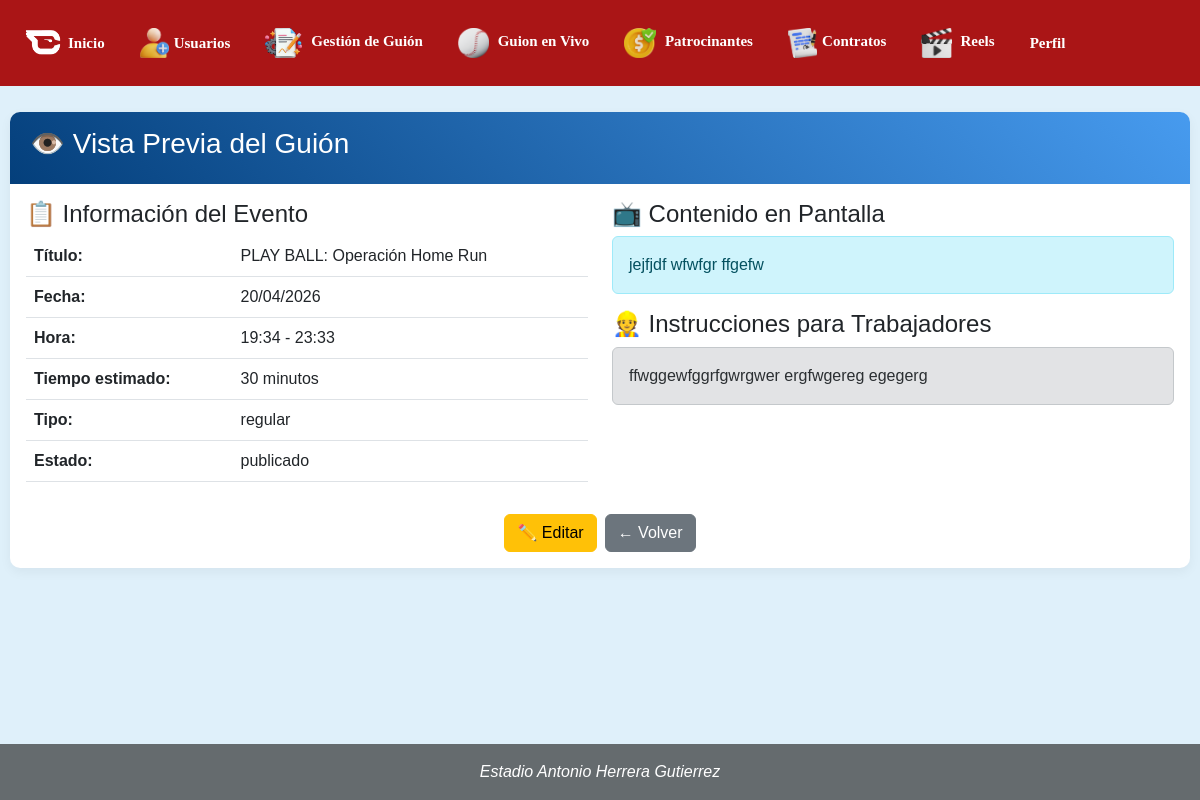
Page /guiones/previsualizar/1 on the committed database.
### app/models/guion_model.py (models this page shows, shortened)
class Guion(db.Model):
    __tablename__ = 'guiones'
    id = db.Column(db.Integer, primary_key=True)
    titulo = db.Column(db.String(200), nullable=False)
    descripcion = db.Column(db.Text)
    fecha_evento = db.Column(db.Date, nullable=False)
    hora_inicio = db.Column(db.Time, nullable=False)
    hora_fin = db.Column(db.Time, nullable=False)
    tiempo_estimado = db.Column(db.Integer, default=30)
    tipo_evento = db.Column(db.String(50), default='regular')
    salida = db.Column(db.Text)  # Lo que se muestra en pantalla
    instrucciones = db.Column(db.Text)  # Instrucciones para trabajadores
    estado = db.Column(db.String(20), default='borrador')
    hash_unico = db.Column(db.String(64), unique=True)
    creado_en = db.Column(db.DateTime, default=datetime.utcnow)
    publicado_en = db.Column(db.DateTime)
    modificado_en = db.Column(db.DateTime, default=datetime.utcnow, onupdate=datetime.utcnow)

### app/controllers/guion_controller.py (the view)
@bp.route('/previsualizar/<int:id>')
def previsualizar(id):
    guion = Guion.query.get_or_404(id)
    return render_template('guion/previsualizar.html', guion=guion)

### app/templates/guion/previsualizar.html (shortened to what this page needs)
{% extends "base.html" %}
{% block content %}
<div class="card">
    <div class="card-header bg-info text-white">
        <h3>👁️ Vista Previa del Guión</h3>
    </div>
    <div class="card-body">
        <div class="row">
            <div class="col-md-6">
                <h4>📋 Información del Evento</h4>
                <table class="table">
                    <tr><th>Título:</th><td>{{ guion.titulo }}</td></tr>
                    <tr><th>Fecha:</th><td>{{ guion.fecha_evento.strftime('%d/%m/%Y') }}</td></tr>
                    <tr><th>Hora:</th><td>{{ guion.hora_inicio.strftime('%H:%M') }} - {{ guion.hora_fin.strftime('%H:%M') }}</td></tr>
                    <tr><th>Tiempo estimado:</th><td>{{ guion.tiempo_estimado }} minutos</td></tr>
                    <tr><th>Tipo:</th><td>{{ guion.tipo_evento }}</td></tr>
                    <tr><th>Estado:</th><td>{{ guion.estado }}</td></tr>
                </table>
            </div>
            <div class="col-md-6">
                <h4>📺 Contenido en Pantalla</h4>
                <div class="alert alert-info">
                    {{ guion.salida or 'No definido' }}
                </div>
                <h4>👷 Instrucciones para Trabajadores</h4>
                <div class="alert alert-secondary">
                    {{ guion.instrucciones or 'No definido' }}
                </div>
            </div>
        </div>
        <div class="d-grid gap-2 d-flex justify-content-center mt-3">
            <a href="{{ url_for('guion.editar', id=guion.id) }}" class="btn btn-warning">✏️ Editar</a>
            <a href="{{ url_for('guion.dashboard') }}" class="btn btn-secondary">← Volver</a>
        </div>
    </div>
</div>
{% endblock %}

### app/static/css/estilo.css (style rules this page uses)
body { font-family: Arial, sans-serif; margin: 0; padding: 0; background-color: #dff0fa; }
.card-header { background: linear-gradient(45deg, #043f7b, #479bef); color: white; padding: 15px 20px; border-bottom: none; border-radius: 10px 10px 0 0 !important; }
.card { border: none; box-shadow: 0 4px 12px rgba(0,0,0,0.05); border-radius: 10px; }

### rows in the picture
Guion: titulo "PLAY BALL: Operación Home Run", fecha_evento "20/04/2026", hora_inicio "19:34", hora_fin "23:33", tiempo_estimado "30", tipo_evento "regular", estado "publicado", salida "jejfjdf wfwfgr ffgefw", instrucciones "ffwggewfggrfgwrgwer ergfwgereg egegerg"
